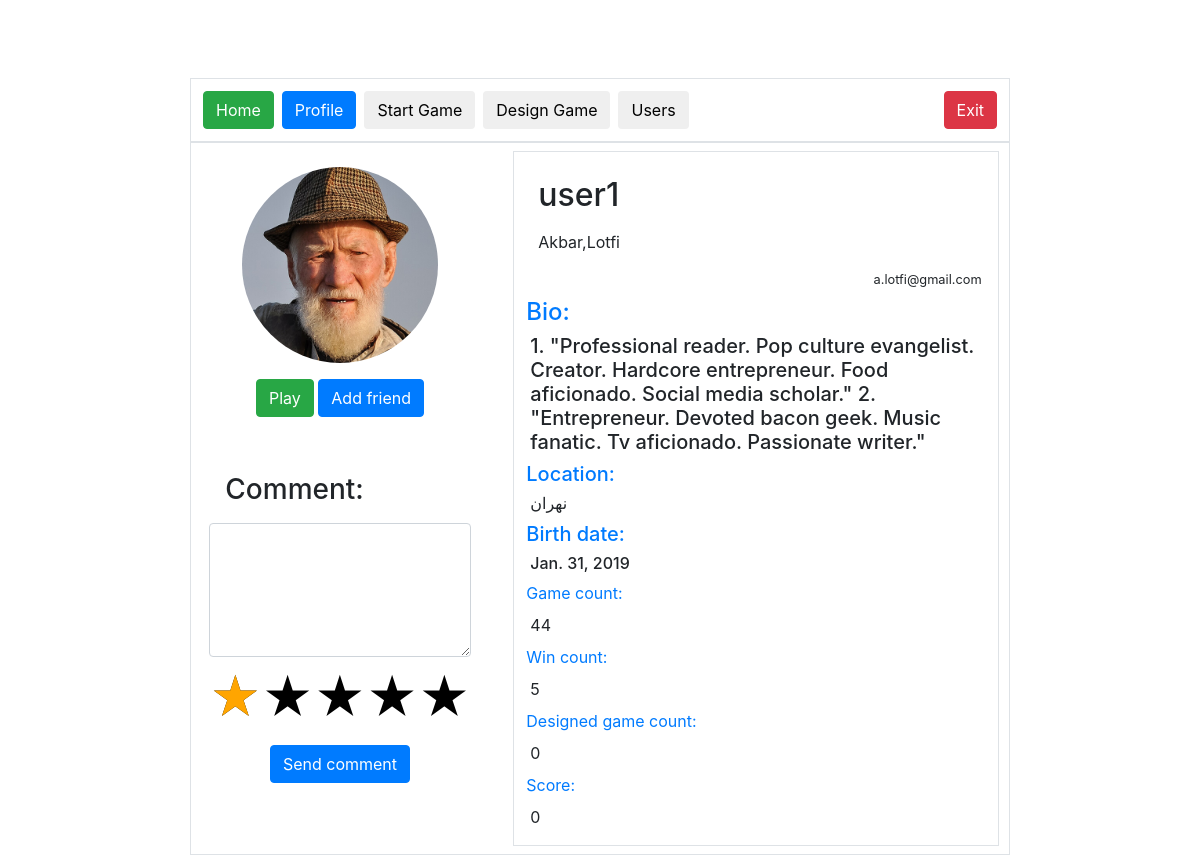
Screenshot of /profile/ (signed in) with the database file from the repository.
### game_backend/models.py (models this page shows)
class Profile(models.Model):
    user = models.OneToOneField(User, on_delete=models.CASCADE)
    bio = models.TextField(max_length=500, blank=True)
    location = models.CharField(max_length=30, blank=True)
    birth_date = models.DateField(null=True, blank=True)
    game_count = models.IntegerField(default=0, blank=False, null=False)
    win_count = models.IntegerField(default=0, blank=False, null=False)
    designed_game_count = models.IntegerField(default=0, blank=False, null=False)
    score = models.IntegerField(default=0, blank=False, null=False)
    is_online = models.BooleanField(default=False)
    avatar = models.ImageField(upload_to='static/img/list-icons',
                               blank=True,
                               null=True,
                               verbose_name="avatar")
    date_added = models.DateField()

### game_backend/views.py (the view)
# urls.py: path('profile/', get_profile),
def get_profile(request, id=None):
    template = loader.get_template('profile.html')
    if id:
        profile = Profile.objects.get(id=id)
    else:
        user = User.objects.get(id=request.user.id)
        profile = Profile.objects.get(user=user)
    context = {'profile' : profile}
    return HttpResponse(template.render(context, request))

### templates/profile.html (shortened to what this page needs)
{% extends 'base.html' %}
{% block tabs %}
    <a href="/">
        <button type="button" class="btn btn-success float-left m-1">Home</button>
    </a>
    <a href="#">
        <button type="button" class="btn btn-primary float-left m-1">Profile</button>
    </a>
    <a href="/all-games/">
        <button type="button" class="btn float-left m-1">Start Game</button>
    </a>
    <a href="/design-game/">
        <button type="button" class="btn float-left m-1">Design Game</button>
    </a>
    <a href="/all-users/">
        <button type="button" class="btn float-left m-1">Users</button>
    </a>
{% endblock %}
{% block page_content %}
    <div class="row">
        <div class="col-md-8 mx-auto text-center border p-2">
            <div class="row">
                <div class="col-md-4 mx-auto text-center  p-2">
                    <img class="img-fluid rounded-circle w-75 m-2 mx-auto" src={{ profile.avatar.url }}>
                    <a href="#" class="btn btn-success mx-auto m-2">Play</a>
                    <button id="add_friend" href="#" class="btn btn-primary mx-auto m-2">Add friend</button>
                    <div class="form-group">
                        <p class="m-3 mt-5 h3 text-left ">Comment:</p>
                        <textarea class="form-control" rows="5" id="comment"></textarea>
                    </div>
                    <div class="float-left">
                        <form class="rating">
                            <label>
                                <span class="icon">★</span>
                            </label>
                            <label>
                                <span class="icon">★</span>
                                <span class="icon">★</span>
                            </label>
                            <label>
                                <span class="icon">★</span>
                                <span class="icon">★</span>
                                <span class="icon">★</span>
                            </label>
                            <label>
                                <span class="icon">★</span>
                                <span class="icon">★</span>
                                <span class="icon">★</span>
                                <span class="icon">★</span>
                            </label>
                            <label>
                                <span class="icon">★</span>
                                <span class="icon">★</span>
                                <span class="icon">★</span>
                                <span class="icon">★</span>
                                <span class="icon">★</span>
                            </label>
                        </form>
                    </div>
                    <button id="user_review" href="#" class="btn btn-primary mx-auto m-2">Send comment</button>
                </div>
                <div class="col-md-7 mx-auto text-center border p-2">
                    <p class="m-3 h2 text-left" id="username_box">{{ profile.user.username }} </p>
                    <p class="m-3 text-left ">{{ profile.user.first_name }},{{ profile.user.last_name }} </p>
                    <p class="m-2 small text-right">{{ profile.user.email }} </p>
                    <p class="m-1 h4 text-primary text-left">Bio:</p>
                    <p class="m-2 h5 text-left">{{ profile.bio }} </p>
                    <p class="m-1 h5 text-primary text-left">Location:</p>
                    <p class="m-2 h6 text-left">{{ profile.location }} </p>
                    <p class="m-1 h5 text-primary text-left">Birth date:</p>
                    <p class="m-2 h6 text-left">{{ profile.birth_date }} </p>
                    <p class="m-1 text-primary text-left">Game count:</p>
                    <p class="m-2 text-left">{{ profile.game_count }} </p>
                    <p class="m-1 text-primary text-left">Win count:</p>
                    <p class="m-2 text-left">{{ profile.win_count }} </p>
                    <p class="m-1 text-primary text-left">Designed game count:</p>
                    <p class="m-2 text-left">{{ profile.designed_game_count }} </p>
                    <p class="m-1 text-primary text-left">Score:</p>
                    <p class="m-2 text-left">{{ profile.score }} </p>
                </div>
            </div>
        </div>
    </div>
{% endblock %}

### game_backend/static/game.css (style rules this page uses)
body { padding-top: 70px; }
.rating { display: inline-block; position: relative; height: 50px; line-height: 50px; font-size: 50px; }
.rating label { position: absolute; top: 0; left: 0; height: 100%; cursor: pointer; }
.rating label:last-child { position: static; }
.rating label:nth-child(1) { z-index: 5; }
.rating label:nth-child(2) { z-index: 4; }
.rating label:nth-child(3) { z-index: 3; }
.rating label:nth-child(4) { z-index: 2; }
.rating label:nth-child(5) { z-index: 1; }
.rating label .icon { float: left; color: transparent; }
.rating label:last-child .icon { color: #000; }

### rows the page displays
Profile: avatar (picture), user.username "user1", user.first_name "Akbar", user.last_name "Lotfi", user.email "a.lotfi@gmail.com", bio "1. \"Professional reader. Pop culture evangelist. Creator. Hardcore entrepreneur. Food aficionado. Social media scholar.\" 2. \"Entrepreneur. Devoted bacon geek. Music fanatic. Tv aficionado. Passionate writer.\"", location "نهران", birth_date "Jan. 31, 2019", game_count "44", win_count "5", designed_game_count "0", score "0"
